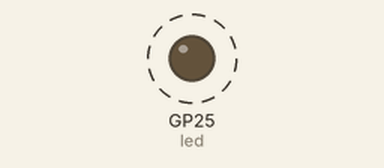
Bench run of a program on a simulated Raspberry Pi Pico running MicroPython. Parts: output pins drawn as LEDs (lit = HIGH). Dashed ring = blinking.

Above: at 0.3 s.
Timing chart, 0 to 3.1 s (numbered marks = the images above):
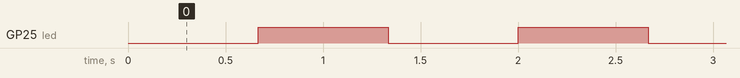

The program:

blink_wo_delay.py
```python
# blink_wo_delay - non-blocking blink using a timer
from machine import Pin, Timer

led = Pin("LED", Pin.OUT)
tim = Timer()


def tick(timer):
    global led
    led.toggle()


tim.init(freq=1.5, mode=Timer.PERIODIC, callback=tick)
```

Measured:
- by itself, GP25 (led): alternates HIGH for 0.67 s and LOW for 0.67 s
